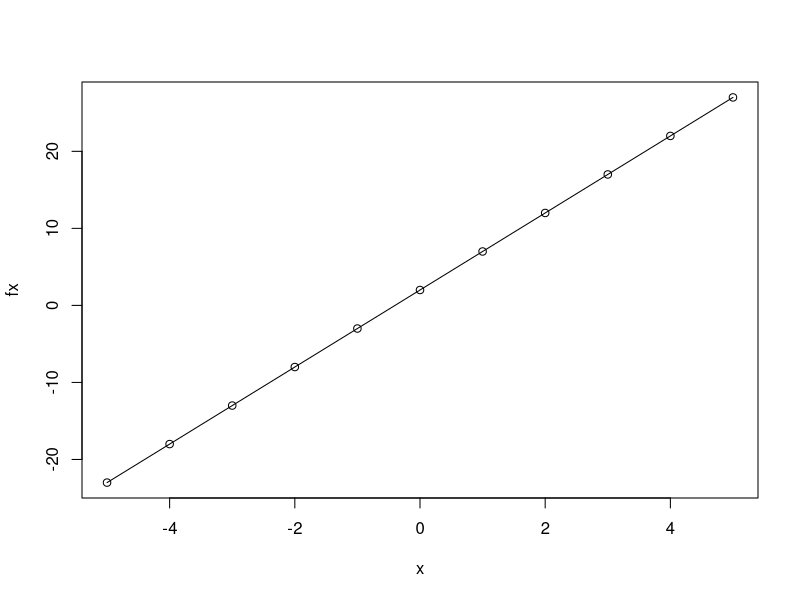
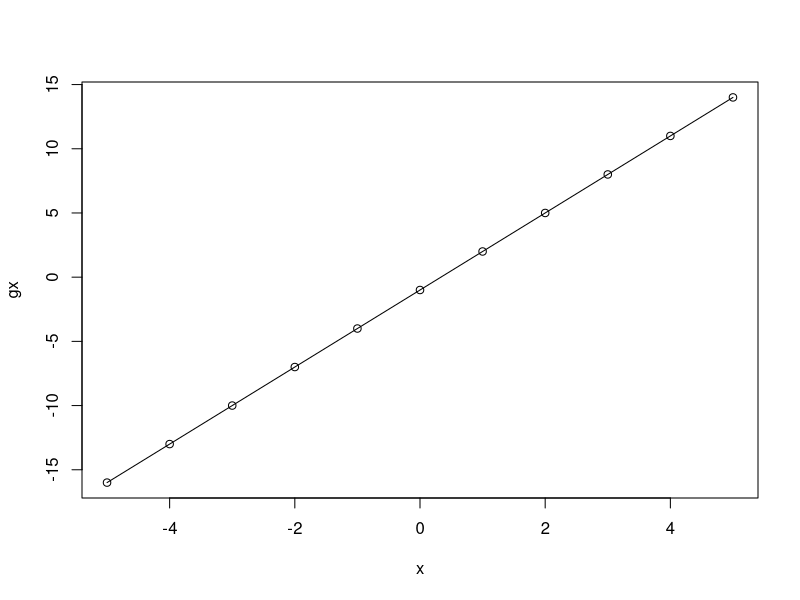
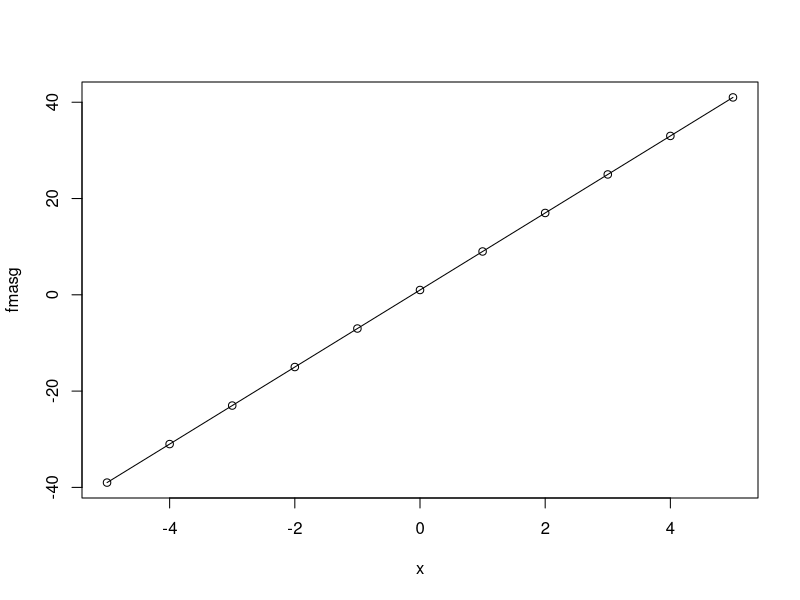
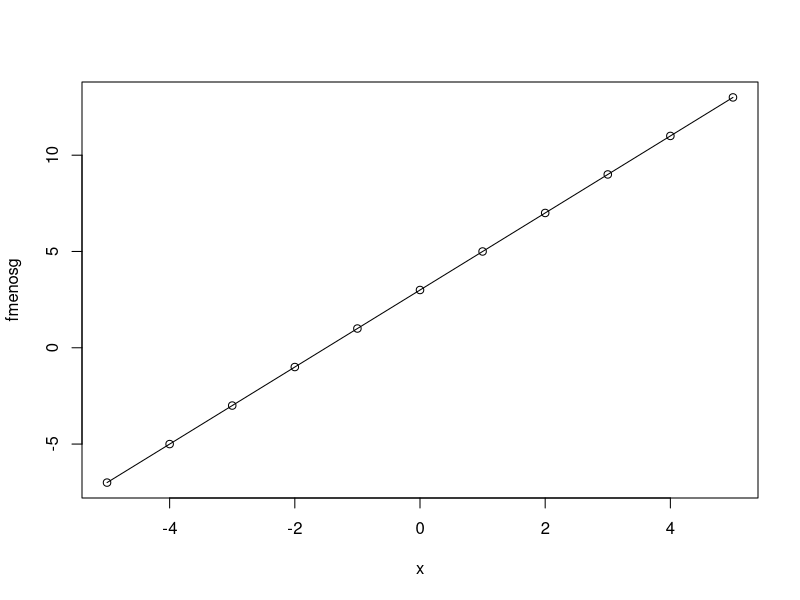
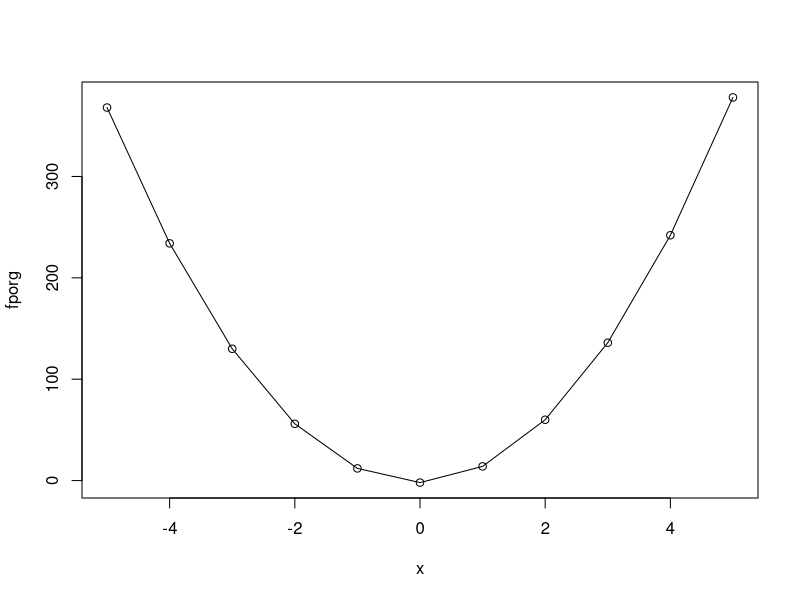
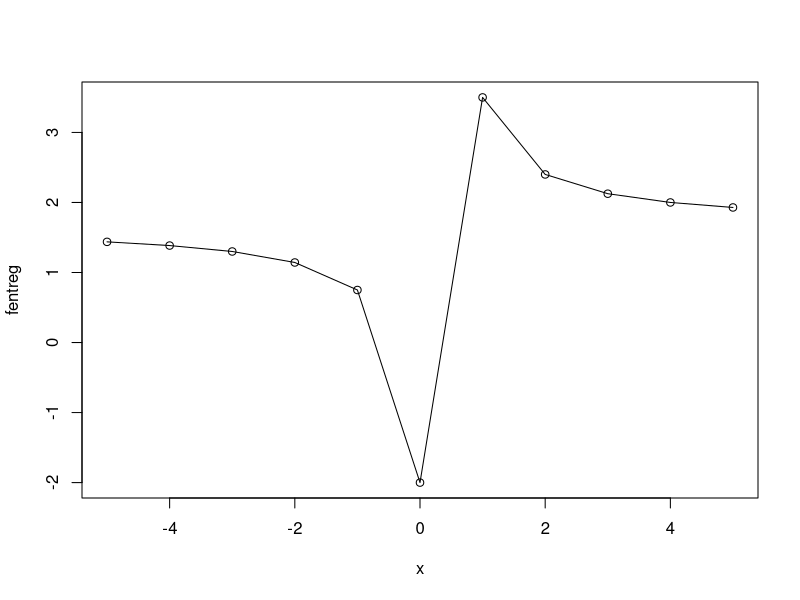
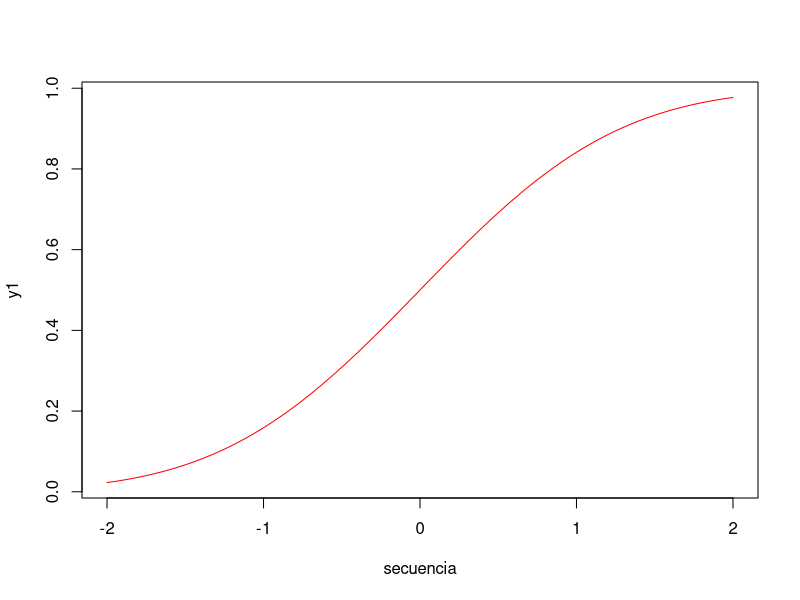
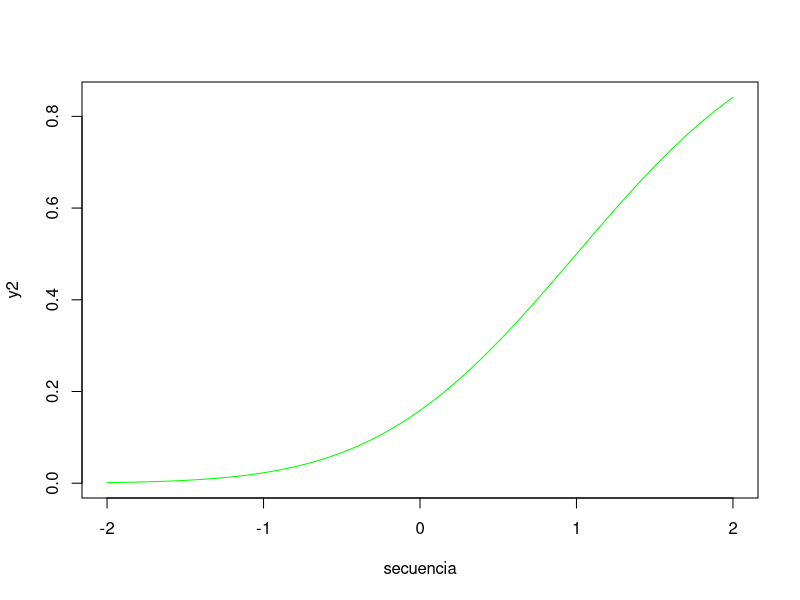

Source code (R) for these figures, in order: (Note: this script raises an error after producing the figures.)
# UNIVERSIDAD NACIONAL AUTÓNOMA DE MÉXICO
# Facultad de Economía
# Matemáticas I 2021-1
# Profesor: Cesar Hernández
# PRÁCTICA 5: OPERACIONES CON FUNCIONES EN R

# Borrar objetos y variables
rm(list=ls())

# Creamos un dominio para nuestras funciones

x<-(-5:5)

# Creamos las funciones f(x) y g(x)

fx<-5*x+2
gx<-3*x-1

fx
gx
plot(x,fx, type="o")
plot(x,gx, type="o")

# Suma

fmasg<-fx+gx

fmasg

plot(x,fmasg, type="o")

# Resta

fmenosg<-fx-gx

fmenosg

plot(x,fmenosg, type="o")

# Multiplicación

fporg<-fx*gx

fporg

plot(x,fporg, type="o")

# División

fentreg<-fx/gx

fentreg

plot(x,fentreg, type="o")

secuencia<- seq(-2, 2, 0.05)
secuencia
y1 <- pnorm(secuencia)
y2 <- pnorm(secuencia, 1, 1)
y1
y2
plot(secuencia, y1, type = "l", col = "red")
plot(secuencia, y2, type = "l", col = "green")

dffx<-data.frame(x,fx)
dfgx<-data.frame(x,gx)

p<-ggplot() + geom_line(data = dffx, aes(x = x, y = fx), color = "blue") +
  geom_line(data = dfgx, aes(x = x, y = gx), color = "red") + xlab("x") +
  ylab("y")
print(p)
